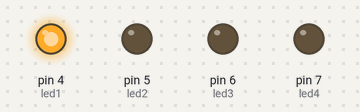
The sketch below on a simulated Arduino Nano, built with avr-gcc and run on an emulated ATmega328P. Parts: output pins drawn as LEDs (lit = HIGH).

Above: at 0.1 s.
At 0.7 s:
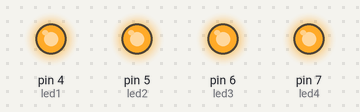
At 1.1 s:
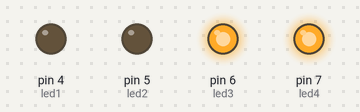
At 1.5 s:
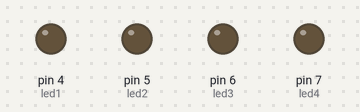
At 2.5 s:
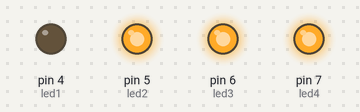
At 3.5 s:
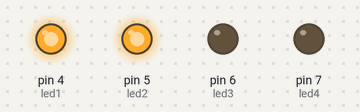
Timing chart, 0 to 3.8 s (numbered marks = the images above):
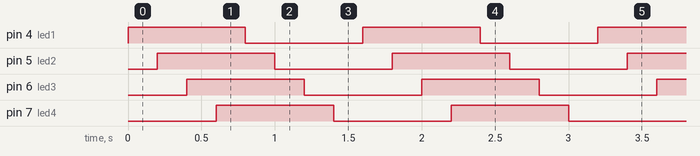

The sketch:

PlcLab_LED.ino
```cpp
/******************************************************************
  Project name : Plc Lab - LED
  Author       : PLC-EXPERT
  Date Time    : 2019-01-02
  Description  : Led diodes example
  CPU BOARD    : Arduino NANO
  URL          : www.plc-expert.com
******************************************************************/

#define led1 4
#define led2 5
#define led3 6
#define led4 7
#define pause 200

bool ledState = true;

void setup(){
  pinMode(led1, OUTPUT);
  pinMode(led2, OUTPUT);
  pinMode(led3, OUTPUT);
  pinMode(led4, OUTPUT);
}

void loop(){
  digitalWrite(led1, ledState);
  delay(pause);
  digitalWrite(led2, ledState);
  delay(pause);
  digitalWrite(led3, ledState);
  delay(pause);
  digitalWrite(led4, ledState);
  delay(pause);

  ledState = !ledState;
}
```

Measured:
- by itself, pin 4 (led1), pin 5 (led2), pin 6 (led3), pin 7 (led4): alternates HIGH for 0.80 s and LOW for 0.80 s
- by itself, everything shown: repeats every 1.6 s, in 8 steps
